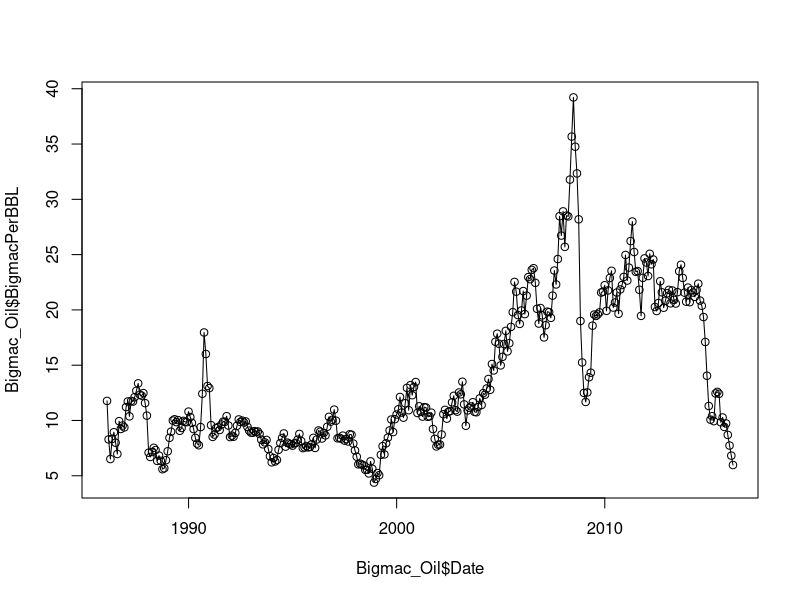

Generate this figure with R: (Note: this script raises an error after producing the figure.)
setwd("C:/Users/Phili/Downloads/Udacity - Data Visualization Project")
library(zoo)
library(plyr)

############ Initial Plot Data ###############

#Load Oil Prices
Monthly_Oil_Price <- read.csv("CHRIS-CME_CL1.csv")

#Fix Oil Price Date
Monthly_Oil_Price$Date <- as.Date(Monthly_Oil_Price$Date)

#generate data for initial plotting
Plot_Oil <- data.frame(Date = Monthly_Oil_Price$Date, Price = Monthly_Oil_Price$Settle)
#export csv for initial plot
write.csv(Plot_Oil,"Initial_Plot_Oil.csv",row.names = FALSE)


#Load Consumer Prices Index (CPI)
Bigmac_Price <- read.csv("BigMacPrice.csv")


#Load Gold Prices
Monthly_Gold_Price <- read.csv("CHRIS-CME_GC1.csv")
#Fix Gold Prices Date
Monthly_Gold_Price$Date <- as.Date(Monthly_Gold_Price$Date)

Plot_Gold <- data.frame(Date = Monthly_Gold_Price$Date, Price = Monthly_Gold_Price$Settle)
#export csv for initial plot
write.csv(Plot_Gold,"Initial_Plot_Gold.csv",row.names = FALSE)

############## Processing The Data for Final Plot ###########

#Convert The Year of Bigmac Data to Integer (for subsetting)
Bigmac_Price$Year <- as.integer(Bigmac_Price$Year)

#Convert The Year of Oil Data to Integer (for subsetting)
year_oil <- as.integer(format(as.yearmon(Plot_Oil$Date, "%Y"), "%Y"))
#Combine the Year Column Into Oil Plot DF
Plot_Oil <- cbind(Plot_Oil, year_oil)
names(Plot_Oil)[3] <- "Year"
names(Plot_Oil)[2] <- "OilPrice"

#Subset for the year that we have the bigmac price data
Subsetted_Plot_Oil <- subset(Plot_Oil, Plot_Oil$Year >= min(Bigmac_Price$Year))
#Join Method
Bigmac_perBBL <- join(Subsetted_Plot_Oil, Bigmac_Price, by="Year")
Bigmac_perBBL$Bigmac_BBL <- Bigmac_perBBL$OilPrice/Bigmac_perBBL$BigMacPrice 
Bigmac_Oil <- data.frame(Date = Bigmac_perBBL$Date, BigmacPerBBL = Bigmac_perBBL$Bigmac_BBL)

#Subset where we have the gold data
Plot_Gold_Oil_Data <- subset(Plot_Gold, Plot_Gold$Date >= min(Plot_Oil$Date) & Plot_Gold$Date <= max(Plot_Oil$Date))
names(Plot_Gold_Oil_Data)[2] <- "GoldPrice"
Plot_Gold_Oil_Data <- cbind(Plot_Gold_Oil_Data, Plot_Oil$OilPrice)
names(Plot_Gold_Oil_Data)[3] <- "OilPrice"

Plot_Gold_Oil_Data$OzGold_PerBBL <- Plot_Gold_Oil_Data$GoldPrice/Plot_Gold_Oil_Data$OilPrice
Gold_Oil <- data.frame(Date=Plot_Gold_Oil_Data$Date, BBLperOzGold = Plot_Gold_Oil_Data$OzGold_PerBBL)

write.csv(Bigmac_Oil, "Bigmac_Oil_Data.csv", row.names=FALSE)

write.csv(Gold_Oil, "Gold_Oil_Data.csv", row.names=FALSE)

############################ Plot Sketching ###################################

#Plot Sketching for BigMac
plot(Bigmac_Oil$Date, Bigmac_Oil$BigmacPerBBL)
lines(Bigmac_Oil$Date, Bigmac_Oil$BigmacPerBBL)

#Plot Sketching for Gold
Plot(Gold_Oil$Date, Gold_Oil$BBLperOzGold)
lines(Gold_Oil$Date, Gold_Oil$BBLperOzGold)
